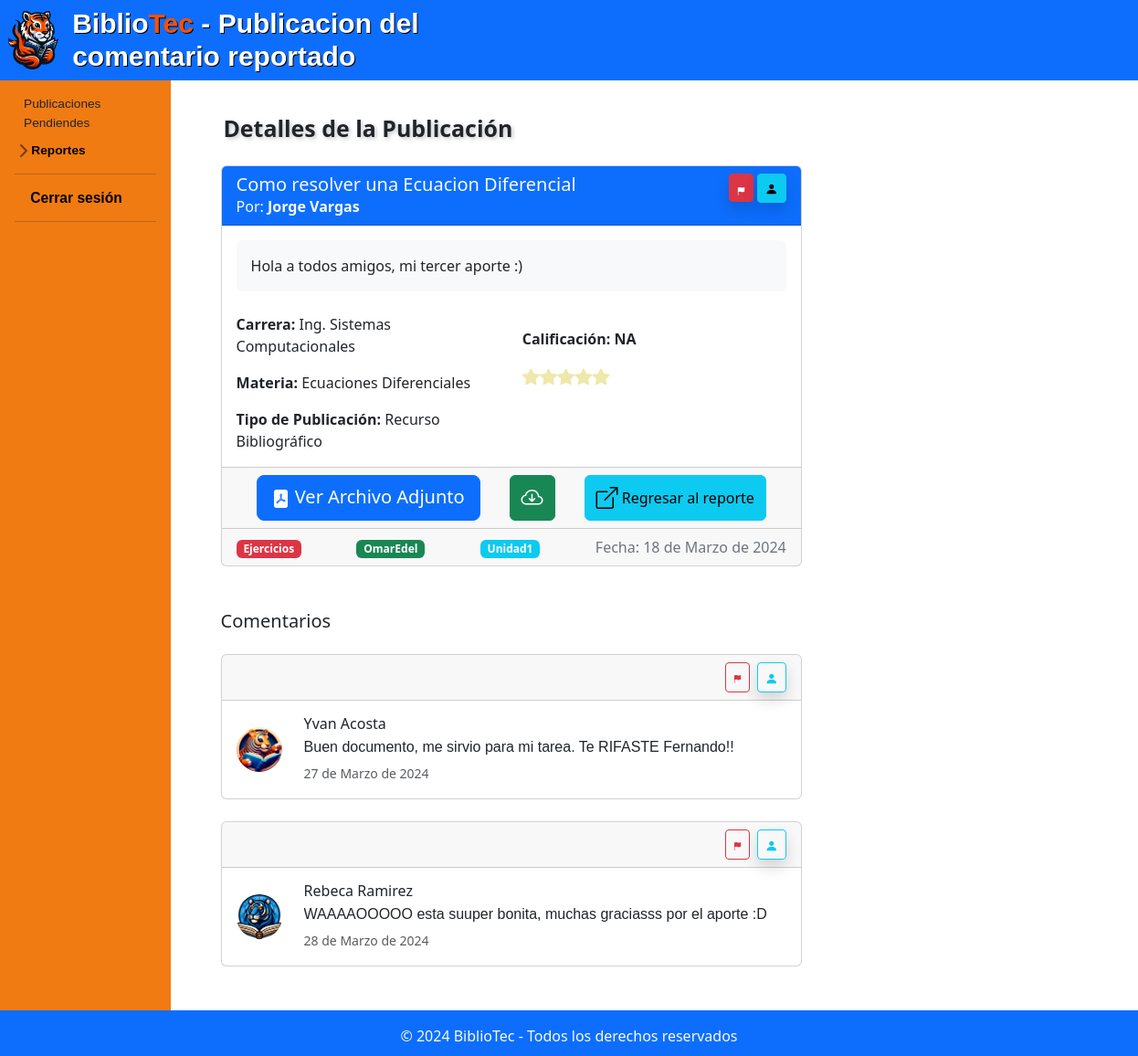
/administracion/administrador/publicacion_detalle_admin.php?id=3 (signed in), run on the app's committed database.
### tables this page shows
CREATE TABLE IF NOT EXISTS `publicacion` (
  `idPub` int NOT NULL AUTO_INCREMENT,
  `id_Usuario` int NOT NULL,
  `titulo_Pub` varchar(50) NOT NULL,
  `fecha_Pub` date NOT NULL,
  `descrip_Pub` text NOT NULL,
  `calif_Pub` decimal(10,0) NOT NULL,
  `carrera_Pub` varchar(45) NOT NULL,
  `materia_Pub` varchar(60) NOT NULL,
  `tipo_pub` varchar(45) NOT NULL,
  `archivo_Pub` varchar(100) NOT NULL,
  `estado_Pub` tinyint(1) NOT NULL,
  PRIMARY KEY (`idPub`),
  KEY `fk_Publicacion_Usuario1_idx` (`id_Usuario`)
);

CREATE TABLE IF NOT EXISTS `usuario` (
  `idUsuario` int NOT NULL AUTO_INCREMENT,
  `nom_Us` varchar(50) NOT NULL,
  `apell_Us` varchar(50) NOT NULL,
  `carrera_Us` varchar(70) NOT NULL,
  `semestre_Us` varchar(50) NOT NULL,
  `correo_Us` varchar(100) NOT NULL,
  `contra_Us` varchar(60) NOT NULL,
  PRIMARY KEY (`idUsuario`),
  KEY `carrera_Us` (`carrera_Us`)
);

CREATE TABLE IF NOT EXISTS `tag_publicacion` (
  `idPub` int NOT NULL,
  `nombreTag` varchar(100) NOT NULL,
  PRIMARY KEY (`idPub`,`nombreTag`)
);

CREATE TABLE IF NOT EXISTS `comentario` (
  `idComent` int NOT NULL AUTO_INCREMENT,
  `idPub` int NOT NULL,
  `idUsuario` int NOT NULL,
  `text_Coment` text NOT NULL,
  `fecha_Coment` date NOT NULL,
  PRIMARY KEY (`idComent`),
  KEY `fk_Comentario_Publicacion_idx` (`idPub`),
  KEY `fk_Comentario_Usuario1_idx` (`idUsuario`)
);

### administracion/administrador/publicacion_detalle_admin.php (the view, shortened to what the rows shown need)
<?php
include('../../php/functions.php');
$link = include('../../php/conexion.php');
if (isset($_GET['id'])) {
    $idPub = $_GET['id'];
    $query = "SELECT p.*, u.nom_Us, u.apell_Us FROM publicacion p
              JOIN usuario u ON p.id_Usuario = u.idUsuario
              WHERE p.idPub = $idPub";
    $result = mysqli_query($link, $query);
    if (mysqli_num_rows($result) == 1) {
        $publicacion = mysqli_fetch_assoc($result);
        $query_comentarios = "SELECT c.*, u.nom_Us, u.apell_Us FROM comentario c
                              JOIN usuario u ON c.idUsuario = u.idUsuario
                              WHERE c.idPub = $idPub";
        $result_comentarios = mysqli_query($link, $query_comentarios);
        $consultaEtiquetas = "SELECT nombreTag FROM tag_publicacion WHERE idPub = $idPub LIMIT 5";
        $resultEtiquetas = mysqli_query($link, $consultaEtiquetas);
    } else {
        header("Location: ../home.php");
        exit();
    }
} else {
    header("Location: ../../home.php");
    exit();
}
?>
<!DOCTYPE html>
<html lang="es">
<head>
    <link rel="stylesheet" href="../../css/normalizar.css">
    <link rel="stylesheet" href="../../css/estilos.css">
    <link rel="stylesheet" href="../../css/hover-min.css">
    <link rel="stylesheet" href="../../css/animate.css">
    <link rel="stylesheet" href="../../css/sidebars.css">
    <link rel="stylesheet" href="style.css">
    <link rel="stylesheet" href="https://cdnjs.cloudflare.com/ajax/libs/animate.css/4.1.1/animate.min.css" />
    <link href="https://cdn.jsdelivr.net/npm/bootstrap@5.3.3/dist/css/bootstrap.min.css" rel="stylesheet">
    <link rel="stylesheet" href="https://cdn.jsdelivr.net/npm/bootstrap-icons@1.11.3/font/bootstrap-icons.min.css">
    <link rel="stylesheet" href="https://cdn.jsdelivr.net/npm/@docsearch/css@3">
</head>
<body>
    <div class="container-fluid">
        <div class="row">
            <main role="main" class="col-md-9 ml-sm-auto col-lg-10 px-4" style="font-weight:normal; margin-left: 1.5%">
                <h3 style=" margin-left: 1.5% ; margin-top: 35px;">
                    <div class="container mt-4 mb-5">
                        <div class="row">
                            <div class="col-md-8">
                                <div class="card card-details">
                                    <div class="card-header bg-primary text-light d-flex justify-content-between">
                                        <div>
                                            <h5 class="card-title mb-0"><?php echo $publicacion['titulo_Pub']; ?></h5>
                                            <p class="card-text mb-0">Por: <a class="link-light link-underline link-underline-opacity-0" href="../administracion/Perfil/UsuarioDetalle.php?id=<?php echo $publicacion['id_Usuario']; ?>"><b><?php echo $publicacion['nom_Us'] . " " . $publicacion['apell_Us']; ?></b></a></p>
                                        </div>
                                    </div>
                                    <div class="card-body">
                                        <div class="row mb-4">
                                            <div class="col">
                                                <div class="bg-light p-3 rounded">
                                                    <p class="card-text"><?php echo $publicacion['descrip_Pub']; ?></p>
                                                </div>
                                            </div>
                                        </div>
                                        <div class="row">
                                            <div class="col-md-6">
                                                <p class="card-text"><b>Carrera:</b> <?php echo $publicacion['carrera_Pub']; ?></p>
                                                <p class="card-text"><b>Materia:</b> <?php echo $publicacion['materia_Pub']; ?></p>
                                                <p class="card-text"><b>Tipo de Publicación:</b> <?php echo $publicacion['tipo_pub']; ?></p>
                                            </div>
                                        </div>
                                    </div>
                                    <div class="card-footer d-flex justify-content-between align-items-end">
                                        <?php
                                        $colores = array("bg-danger", "bg-success", "bg-info", "bg-warning", "bg-primary");
                                        $colorIndex = 0;
                                        while ($etiqueta = mysqli_fetch_assoc($resultEtiquetas)) {
                                            echo '<span class="badge ' . $colores[$colorIndex] . ' mr-1">' . $etiqueta['nombreTag'] . '</span>';
                                            $colorIndex = ($colorIndex + 1) % count($colores);
                                        }
                                        ?>
                                    <p class="card-text comment-date mb-0 align-self-end">Fecha: <?php echo functions::convertirFecha($publicacion['fecha_Pub']); ?></p>
                                </div>
                            </div>
                            <div class="mt-5">
                                <?php
                                $imagenes_aleatorias = array();
                                $ruta_base = "../../images/tigers/";
                                for ($i = 1; $i <= 15; $i++) {
                                    $ruta_imagen = $ruta_base . "a" . $i . ".png";
                                    $imagenes_aleatorias[] = $ruta_imagen;
                                }
                                $contador = 0;
                                ?>
                                <?php while ($comentario = mysqli_fetch_assoc($result_comentarios)) : ?>
                                    <div class="card mt-4">
                                        <div class="card-header">
                                            <div class="d-grid gap-2 d-md-flex justify-content-md-end">
                                                <a class="btn btn-sm btn-outline-danger " id="reportarCom" data-bs-toggle="modal" data-bs-target="#modal_report_c" data-comid="<?php echo $comentario['idComent'] ?>">
                                                    <i class="bi bi-flag-fill"></i>
                                                </a>
                                                <a class="btn btn-outline-info btn-sm shadow" href = "../../administracion/Perfil/UsuarioDetalle.php?id=<?php echo $comentario['idUsuario']; ?>" data-bs-toggle="tooltip" data-bs-placement="bottom" data-bs-title="Ver Perfil">
                                                    <i class="bi bi-person-fill"></i>
                                                </a>
                                            </div>
                                        </div>
                                        <div class="card-body">
                                            <div class="row align-items-center">
                                                <div class="col-auto">
                                                    <?php if ($contador % 2 == 0) : ?>
                                                        <img src="<?php echo $imagenes_aleatorias[array_rand($imagenes_aleatorias)]; ?>" alt="Imagen Aleatoria" class="rounded-circle" width="50">
                                                    <?php else : ?>
                                                        <img src="<?php echo $imagenes_aleatorias[array_rand($imagenes_aleatorias)]; ?>" alt="Imagen Aleatoria" class="rounded-circle" width="50">
                                                    <?php endif; ?>
                                                </div>
                                                <div class="col">
                                                    <h6 class="mb-1"><a class="link-dark link-underline link-underline-opacity-0" href="../../administracion/Perfil/UsuarioDetalle.php?id=<?php echo $comentario['idUsuario']; ?>"><?php echo $comentario['nom_Us'] . " " . $comentario['apell_Us']; ?></a></h6>
                                                    <pre class="mb-1"><?php echo $comentario['text_Coment']; ?></pre>
                                                    <small class="text-muted"><?php echo functions::convertirFecha($comentario['fecha_Coment']); ?></small>
                                                </div>
                                            </div>
                                        </div>
                                    </div>
                                    <?php
                                    $contador++;
                                    ?>
                                <?php endwhile; ?>
                            </div>
                        </div>
                    </div>
        </div>
        </main>
    </div>
    </div>
</body>
</html>

### data on the page
publicacion: titulo_Pub "Como resolver una Ecuacion Diferencial", id_Usuario.nom_Us "Jorge", id_Usuario.apell_Us "Vargas", descrip_Pub "Hola a todos amigos, mi tercer aporte :)", carrera_Pub "Ing. Sistemas Computacionales", materia_Pub "Ecuaciones Diferenciales", tipo_pub "Recurso Bibliográfico", fecha_Pub "18 de Marzo de 2024"
tag_publicacion: nombreTag "Ejercicios"
tag_publicacion: nombreTag "OmarEdel"
tag_publicacion: nombreTag "Unidad1"
comentario: idUsuario.nom_Us "Yvan", idUsuario.apell_Us "Acosta", text_Coment "Buen documento, me sirvio para mi tarea. Te RIFASTE Fernando!!", fecha_Coment "27 de Marzo de 2024"
comentario: idUsuario.nom_Us "Rebeca", idUsuario.apell_Us "Ramirez", text_Coment "WAAAAOOOOO esta suuper bonita, muchas graciasss por el aporte :D", fecha_Coment "28 de Marzo de 2024"
